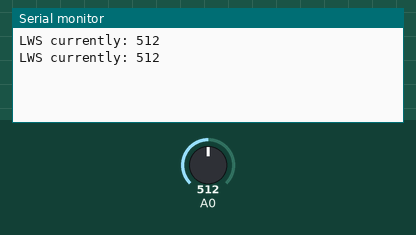
Simulated run of this sketch. Board: Arduino Uno, built with avr-gcc and run on an emulated ATmega328P. Parts: the last lines printed to the serial monitor. Inputs (shaded band) come from the test bench; at power-on: A0 = 512.

Above: at 5.8 s.
5.9 s: A0 set to 716
At 11.0 s:
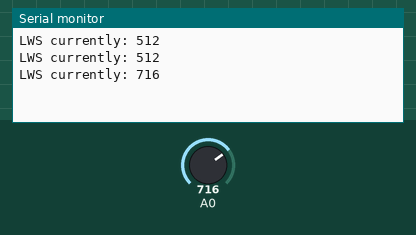
11.9 s: A0 set to 900
At 16.0 s:
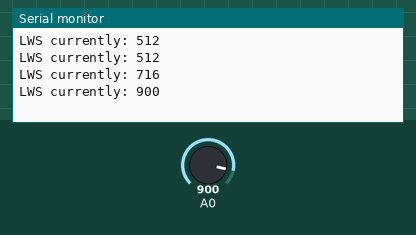
Timing chart, 0 to 17.5 s (numbered marks = the images above; inputs shaded):
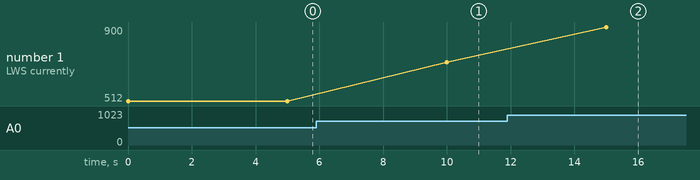

The sketch:

ATXBeeSend.ino
```cpp
// Variable to store the value coming from the sensor
int LWS = 0;

void setup() {
    // opens serial port, sets data rate to 9600 bps
  Serial.begin(9600);
}

void loop() {

  // Read from A0 and store in LWS
  LWS = analogRead(A0);
  printReading(LWS);
  delay(5000);

}

void printReading(int LWS) {
  Serial.print("LWS currently: ");
  Serial.println(LWS);
}
```

Measured:
- after the input at 5.9 s, the serial monitor: prints a new line after 4.1 s (image 1)
- after the input at 11.9 s, the serial monitor: prints a new line after 3.1 s (image 2)
- plotted number 1: 512 → 716 after the input at 5.9 s, 716 → 900 after the input at 11.9 s
